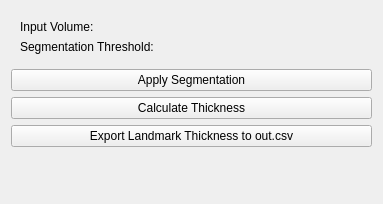
<?xml version="1.0" encoding="UTF-8"?>
<ui version="4.0">
 <class>ThicknessMap</class>
 <widget class="qMRMLWidget" name="ThicknessMap">
  <property name="geometry">
   <rect>
    <x>0</x>
    <y>0</y>
    <width>383</width>
    <height>204</height>
   </rect>
  </property>
  <layout class="QVBoxLayout" name="verticalLayout">
   <item>
    <widget class="ctkCollapsibleButton" name="inputsCollapsibleButton" native="true">
     <property name="text" stdset="0">
      <string>Inputs</string>
     </property>
     <layout class="QFormLayout" name="formLayout_2">
      <item row="0" column="0">
       <widget class="QLabel" name="label">
        <property name="text">
         <string>Input Volume:</string>
        </property>
       </widget>
      </item>
      <item row="0" column="1">
       <widget class="qMRMLNodeComboBox" name="inputSelector" native="true">
        <property name="toolTip">
         <string>Pick the input to the algorithm.</string>
        </property>
        <property name="nodeTypes" stdset="0">
         <stringlist>
          <string>vtkMRMLScalarVolumeNode</string>
         </stringlist>
        </property>
        <property name="showChildNodeTypes" stdset="0">
         <bool>false</bool>
        </property>
        <property name="addEnabled" stdset="0">
         <bool>false</bool>
        </property>
        <property name="removeEnabled" stdset="0">
         <bool>false</bool>
        </property>
       </widget>
      </item>
      <item row="2" column="0">
       <widget class="QLabel" name="label_3">
        <property name="text">
         <string>Segmentation Threshold:</string>
        </property>
       </widget>
      </item>
      <item row="2" column="1">
       <widget class="ctkSliderWidget" name="SegmentationThresholdSliderWidget" native="true">
        <property name="toolTip">
         <string>Set threshold value for segmentation</string>
        </property>
        <property name="singleStep" stdset="0">
         <double>5.000000000000000</double>
        </property>
        <property name="minimum" stdset="0">
         <double>-999999999999999.000000000000000</double>
        </property>
        <property name="maximum" stdset="0">
         <double>999999999999999.000000000000000</double>
        </property>
        <property name="value" stdset="0">
         <double>100.000000000000000</double>
        </property>
       </widget>
      </item>
     </layout>
    </widget>
   </item>
   <item>
    <widget class="QPushButton" name="ApplySegmentationButton">
     <property name="toolTip">
      <string>Adjust optimum thresholding value</string>
     </property>
     <property name="text">
      <string>Apply Segmentation</string>
     </property>
    </widget>
   </item>
   <item>
    <widget class="QPushButton" name="ApplyThicknessButton">
     <property name="enabled">
      <bool>true</bool>
     </property>
     <property name="toolTip">
      <string>Calculate Thickness Values</string>
     </property>
     <property name="text">
      <string>Calculate Thickness</string>
     </property>
    </widget>
   </item>
   <item>
    <widget class="QPushButton" name="ApplyExportButton">
     <property name="text">
      <string>Export Landmark Thickness to out.csv</string>
     </property>
    </widget>
   </item>
   <item>
    <spacer name="verticalSpacer">
     <property name="orientation">
      <enum>Qt::Vertical</enum>
     </property>
     <property name="sizeHint" stdset="0">
      <size>
       <width>20</width>
       <height>40</height>
      </size>
     </property>
    </spacer>
   </item>
  </layout>
 </widget>
 <customwidgets>
  <customwidget>
   <class>ctkCollapsibleButton</class>
   <extends>QWidget</extends>
   <header>ctkCollapsibleButton.h</header>
   <container>1</container>
  </customwidget>
  <customwidget>
   <class>ctkSliderWidget</class>
   <extends>QWidget</extends>
   <header>ctkSliderWidget.h</header>
  </customwidget>
  <customwidget>
   <class>qMRMLNodeComboBox</class>
   <extends>QWidget</extends>
   <header>qMRMLNodeComboBox.h</header>
  </customwidget>
  <customwidget>
   <class>qMRMLWidget</class>
   <extends>QWidget</extends>
   <header>qMRMLWidget.h</header>
   <container>1</container>
  </customwidget>
 </customwidgets>
 <resources/>
 <connections>
  <connection>
   <sender>ThicknessMap</sender>
   <signal>mrmlSceneChanged(vtkMRMLScene*)</signal>
   <receiver>inputSelector</receiver>
   <slot>setMRMLScene(vtkMRMLScene*)</slot>
   <hints>
    <hint type="sourcelabel">
     <x>122</x>
     <y>132</y>
    </hint>
    <hint type="destinationlabel">
     <x>248</x>
     <y>61</y>
    </hint>
   </hints>
  </connection>
 </connections>
</ui>
